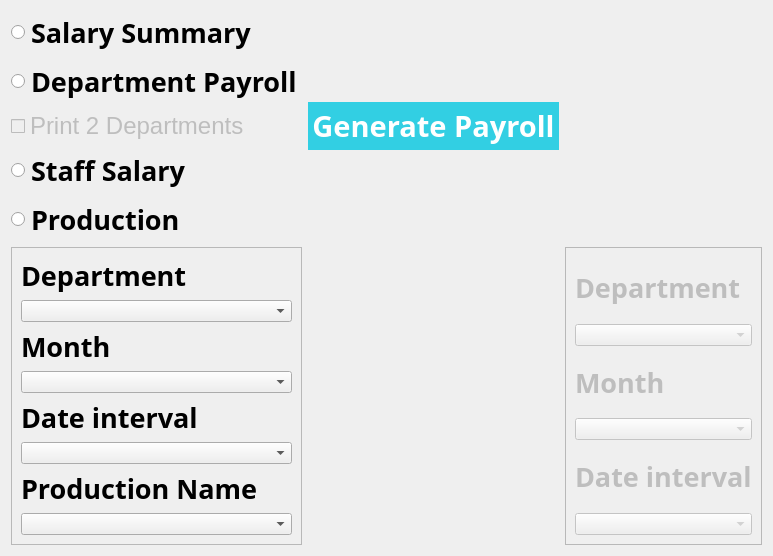
    <widget class="QWidget" name="Print">
     <property name="autoFillBackground">
      <bool>false</bool>
     </property>
     <layout class="QGridLayout" name="gridLayout_3">
      <item row="0" column="0">
       <layout class="QVBoxLayout" name="verticalLayout_13">
        <item>
         <layout class="QVBoxLayout" name="verticalLayout_12">
          <item>
           <widget class="QRadioButton" name="payrollSummaryRadio">
            <property name="font">
             <font>
              <family>Segoe UI Light</family>
              <pointsize>20</pointsize>
              <weight>75</weight>
              <bold>true</bold>
             </font>
            </property>
            <property name="text">
             <string>Salary Summary</string>
            </property>
           </widget>
          </item>
          <item>
           <widget class="QRadioButton" name="payrollDeptRadio">
            <property name="font">
             <font>
              <family>Segoe UI Light</family>
              <pointsize>20</pointsize>
              <weight>75</weight>
              <bold>true</bold>
             </font>
            </property>
            <property name="text">
             <string>Department Payroll</string>
            </property>
           </widget>
          </item>
          <item>
           <widget class="QCheckBox" name="checkBox">
            <property name="enabled">
             <bool>false</bool>
            </property>
            <property name="font">
             <font>
              <pointsize>18</pointsize>
             </font>
            </property>
            <property name="text">
             <string>Print 2 Departments</string>
            </property>
           </widget>
          </item>
          <item>
           <widget class="QRadioButton" name="payrollStaffRadio">
            <property name="font">
             <font>
              <family>Segoe UI Light</family>
              <pointsize>20</pointsize>
              <weight>75</weight>
              <bold>true</bold>
             </font>
            </property>
            <property name="text">
             <string>Staff Salary</string>
            </property>
           </widget>
          </item>
          <item>
           <widget class="QRadioButton" name="payrollProdRadio">
            <property name="font">
             <font>
              <family>Segoe UI Light</family>
              <pointsize>20</pointsize>
              <weight>75</weight>
              <bold>true</bold>
             </font>
            </property>
            <property name="text">
             <string>Production</string>
            </property>
           </widget>
          </item>
         </layout>
        </item>
       </layout>
      </item>
      <item row="3" column="2">
       <widget class="QFrame" name="frame_5">
        <property name="enabled">
         <bool>false</bool>
        </property>
        <property name="frameShape">
         <enum>QFrame::StyledPanel</enum>
        </property>
        <property name="frameShadow">
         <enum>QFrame::Raised</enum>
        </property>
        <layout class="QVBoxLayout" name="verticalLayout_14">
         <item>
          <widget class="QLabel" name="label_14">
           <property name="font">
            <font>
             <family>Segoe UI Light</family>
             <pointsize>20</pointsize>
             <weight>75</weight>
             <bold>true</bold>
            </font>
           </property>
           <property name="text">
            <string>Department</string>
           </property>
           <property name="buddy">
            <cstring>payrollDepartment</cstring>
           </property>
          </widget>
         </item>
         <item>
          <widget class="QComboBox" name="payrollDepartment_3"/>
         </item>
         <item>
          <widget class="QLabel" name="label_15">
           <property name="font">
            <font>
             <family>Segoe UI Light</family>
             <pointsize>20</pointsize>
             <weight>75</weight>
             <bold>true</bold>
            </font>
           </property>
           <property name="text">
            <string>Month</string>
           </property>
           <property name="buddy">
            <cstring>payrollMonth</cstring>
           </property>
          </widget>
         </item>
         <item>
          <widget class="QComboBox" name="payrollMonth_3"/>
         </item>
         <item>
          <widget class="QLabel" name="label_16">
           <property name="font">
            <font>
             <family>Segoe UI Light</family>
             <pointsize>20</pointsize>
             <weight>75</weight>
             <bold>true</bold>
            </font>
           </property>
           <property name="text">
            <string>Date interval</string>
           </property>
          </widget>
         </item>
         <item>
          <widget class="QComboBox" name="payrollHalf_3"/>
         </item>
        </layout>
       </widget>
      </item>
      <item row="3" column="0">
       <widget class="QFrame" name="frame_4">
        <property name="frameShape">
         <enum>QFrame::StyledPanel</enum>
        </property>
        <property name="frameShadow">
         <enum>QFrame::Raised</enum>
        </property>
        <layout class="QVBoxLayout" name="verticalLayout_15">
         <item>
          <widget class="QLabel" name="label_6">
           <property name="font">
            <font>
             <family>Segoe UI Light</family>
             <pointsize>20</pointsize>
             <weight>75</weight>
             <bold>true</bold>
            </font>
           </property>
           <property name="text">
            <string>Department</string>
           </property>
           <property name="buddy">
            <cstring>payrollDepartment</cstring>
           </property>
          </widget>
         </item>
         <item>
          <widget class="QComboBox" name="payrollDepartment"/>
         </item>
         <item>
          <widget class="QLabel" name="label_7">
           <property name="font">
            <font>
             <family>Segoe UI Light</family>
             <pointsize>20</pointsize>
             <weight>75</weight>
             <bold>true</bold>
            </font>
           </property>
           <property name="text">
            <string>Month</string>
           </property>
           <property name="buddy">
            <cstring>payrollMonth</cstring>
           </property>
          </widget>
         </item>
         <item>
          <widget class="QComboBox" name="payrollMonth"/>
         </item>
         <item>
          <widget class="QLabel" name="label_8">
           <property name="font">
            <font>
             <family>Segoe UI Light</family>
             <pointsize>20</pointsize>
             <weight>75</weight>
             <bold>true</bold>
            </font>
           </property>
           <property name="text">
            <string>Date interval</string>
           </property>
          </widget>
         </item>
         <item>
          <widget class="QComboBox" name="payrollHalf"/>
         </item>
         <item>
          <widget class="QLabel" name="label_9">
           <property name="font">
            <font>
             <family>Segoe UI Light</family>
             <pointsize>20</pointsize>
             <weight>75</weight>
             <bold>true</bold>
            </font>
           </property>
           <property name="text">
            <string>Production Name</string>
           </property>
          </widget>
         </item>
         <item>
          <widget class="QComboBox" name="payrollProduction"/>
         </item>
        </layout>
       </widget>
      </item>
      <item row="0" column="1">
       <widget class="QPushButton" name="genPayroll">
        <property name="palette">
         <palette>
          <active>
           <colorrole role="WindowText">
            <brush brushstyle="SolidPattern">
             <color alpha="255">
              <red>255</red>
              <green>255</green>
              <blue>255</blue>
             </color>
            </brush>
           </colorrole>
           <colorrole role="Button">
            <brush brushstyle="SolidPattern">
             <color alpha="255">
              <red>50</red>
              <green>207</green>
              <blue>227</blue>
             </color>
            </brush>
           </colorrole>
           <colorrole role="Text">
            <brush brushstyle="SolidPattern">
             <color alpha="255">
              <red>255</red>
              <green>255</green>
              <blue>255</blue>
             </color>
            </brush>
           </colorrole>
           <colorrole role="ButtonText">
            <brush brushstyle="SolidPattern">
             <color alpha="255">
              <red>255</red>
              <green>255</green>
              <blue>255</blue>
             </color>
            </brush>
           </colorrole>
          </active>
          <inactive>
           <colorrole role="WindowText">
            <brush brushstyle="SolidPattern">
             <color alpha="255">
              <red>255</red>
              <green>255</green>
              <blue>255</blue>
             </color>
            </brush>
           </colorrole>
           <colorrole role="Button">
            <brush brushstyle="SolidPattern">
             <color alpha="255">
              <red>50</red>
              <green>207</green>
              <blue>227</blue>
             </color>
            </brush>
           </colorrole>
           <colorrole role="Text">
            <brush brushstyle="SolidPattern">
             <color alpha="255">
              <red>255</red>
              <green>255</green>
              <blue>255</blue>
             </color>
            </brush>
           </colorrole>
           <colorrole role="ButtonText">
            <brush brushstyle="SolidPattern">
             <color alpha="255">
              <red>255</red>
              <green>255</green>
              <blue>255</blue>
             </color>
            </brush>
           </colorrole>
          </inactive>
          <disabled>
           <colorrole role="WindowText">
            <brush brushstyle="SolidPattern">
             <color alpha="255">
              <red>127</red>
              <green>127</green>
              <blue>127</blue>
             </color>
            </brush>
           </colorrole>
           <colorrole role="Button">
            <brush brushstyle="SolidPattern">
             <color alpha="255">
              <red>50</red>
              <green>207</green>
              <blue>227</blue>
             </color>
            </brush>
           </colorrole>
           <colorrole role="Text">
            <brush brushstyle="SolidPattern">
             <color alpha="255">
              <red>127</red>
              <green>127</green>
              <blue>127</blue>
             </color>
            </brush>
           </colorrole>
           <colorrole role="ButtonText">
            <brush brushstyle="SolidPattern">
             <color alpha="255">
              <red>127</red>
              <green>127</green>
              <blue>127</blue>
             </color>
            </brush>
           </colorrole>
          </disabled>
         </palette>
        </property>
        <property name="font">
         <font>
          <family>Segoe UI Light</family>
          <pointsize>22</pointsize>
          <weight>75</weight>
          <bold>true</bold>
         </font>
        </property>
        <property name="autoFillBackground">
         <bool>true</bool>
        </property>
        <property name="text">
         <string>Generate Payroll</string>
        </property>
        <property name="flat">
         <bool>true</bool>
        </property>
       </widget>
      </item>
     </layout>
    </widget>
